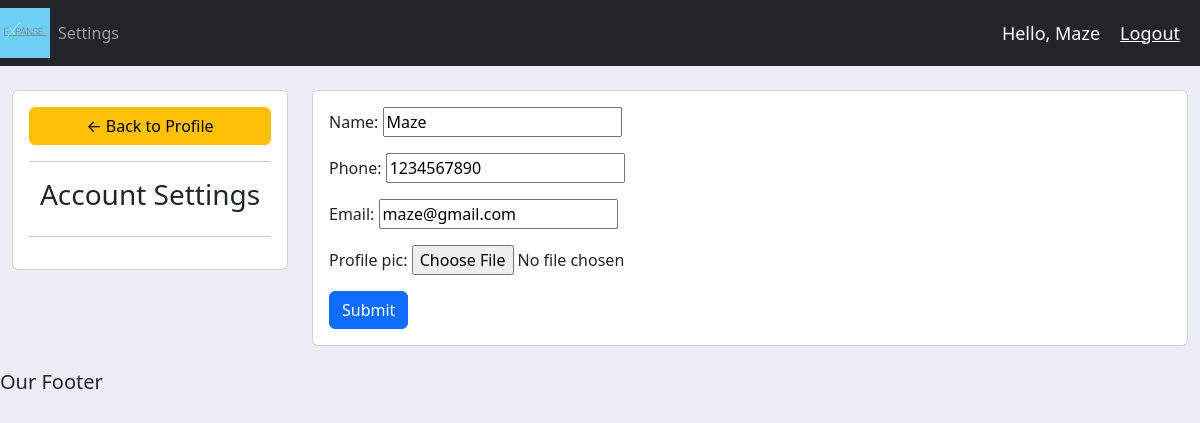
Screenshot of /account (signed in) with the database file from the repository.
### accounts/models.py (models this page shows, shortened)
class Customers(models.Model):
    user = models.OneToOneField(User, null=True, on_delete = models.CASCADE)
    name = models.CharField(max_length=200, null=True)
    phone = models.CharField(max_length=200, null = True)
    email = models.CharField(max_length=200, null = True)
    profile_pic = models.ImageField(default = 'profileicon.jpg',null=True, blank=True)
    date_created = models.DateTimeField(auto_now_add=True, null=True)

### accounts/decorators.py (the view)
        def wrapper_func(request, *args, **kwargs):
            group = None
            if request.user.groups.exists():
                group = request.user.groups.all()[0].name
            if group in allowed_roles:
                return view_func(request, *args, **kwargs)
            else:
                return HttpResponse("You are not authorised")

### accounts/forms.py
class Customerform(ModelForm):
    class Meta:
        model = Customers
        fields = '__all__'
        exclude = ['user']

### accounts/views.py (called while the page is built)
@login_required(login_url='login')
@allowed_users(allowed_roles=['admin', 'customer'])
def accountSettings(request):
    customer = Customers.objects.get(user = request.user)
    form = Customerform(instance = customer)
    context = {'form': form}
    return render(request,'accounts/account_settings.html', context)

### accounts/templates/accounts/account_settings.html (shortened to what this page needs)
{% extends 'accounts/main.html'%} {% load static %} {% block content %}
<br />
<div class="row">
  <div class="col-md-3">
    <div class="card card-body">
      <a class="btn btn-warning" href="{% url 'home' %}">
        &#8592; Back to Profile</a
      >
      <hr />
      <h3 style="text-align: center">Account Settings</h3>
      <hr />
    </div>
  </div>
  <div class="col-md-9">
    <div class="card card-body">
      <form method="POST" action="" enctype="multipart/form-data">
        {% csrf_token %} {{form.as_p}}
        <input
          class="btn btn-primary"
          type="submit"
          name="Update Information"
        />
      </form>
    </div>
  </div>
</div>
{% endblock %}

### accounts/templates/accounts/navbar.html (shortened to what this page needs)
{% load static %}
<nav class="navbar navbar-expand-lg navbar-dark bg-dark">
  <img src="{% static 'imgs/expanse1.jpg' %}" width="50" height="50" />
  <div class="collapse navbar-collapse" id="navbarNav">
    <ul class="navbar-nav">
      {% if request.user.is_staff %}
      <li class="nav-item active">
        <a class="nav-link" href="{% url 'home' %}">Dashboard</a>
      </li>
      <li class="nav-item">
        <a class="nav-link" href="{% url 'products' %}">Products</a>
      </li>
      {% else %}
      <li class="nav-item">
        <a class="nav-link" href="{% url 'account' %}">Settings</a>
      </li>
      {% endif %}
    </ul>
  </div>
  <span class="hello-msg">Hello, {{request.user}}</span>
  <span><a class="hello-msg" href="{% url 'logout' %}">Logout</a></span>
</nav>

### static/css/main.css (style rules this page uses)
body { background-color: #ebeff5; }

### accounts/templates/accounts/navbar.html (style rules this page uses)
.hello-msg { font-size: 18px; color: #fff; margin-right: 20px; }

### rows the page displays
Customers: name "Maze", phone "1234567890", email "maze@gmail.com"

### other values shown
{{ request.user }} "Maze"
